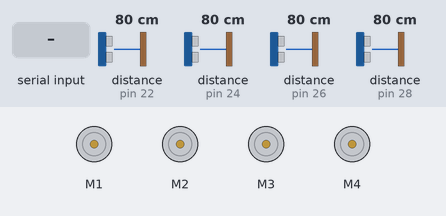
Bench run of a sketch on a simulated Arduino Mega 2560, built with avr-gcc and run on an emulated ATmega2560. On the bench: 4 × DC motor (green arrow = forward, orange = backward, longer = faster). The test bench sets the inputs (shaded band); at power-on: distance to the obstacle (sensors on pin 22, pin 24, pin 26, pin 28) 80 cm. The echo pulse lasts 58.3 µs per cm.

Above: at 1.2 s.
1.3 s: "F" received over Serial
At 1.8 s:
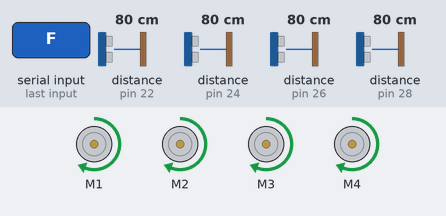
2.8 s: "B" received over Serial
At 4.0 s:
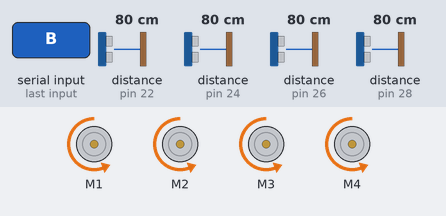
4.3 s: "L" received over Serial
At 5.3 s:
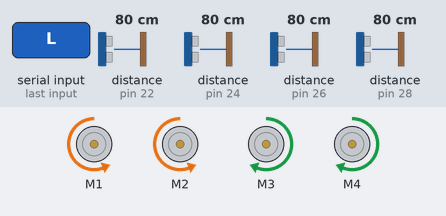
5.8 s: "R" received over Serial
At 6.4 s:
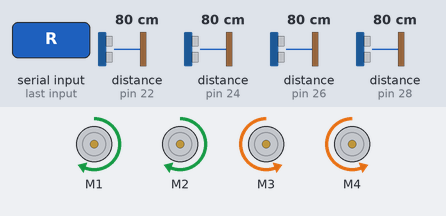
7.3 s: "S" received over Serial
At 8.5 s:
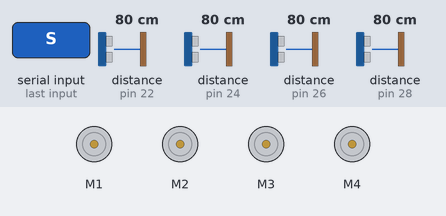
8.8 s: "A" received over Serial
At 9.4 s:
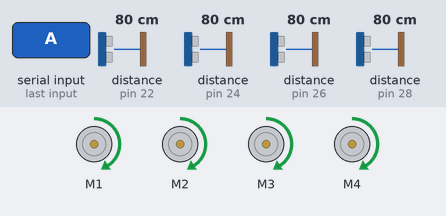
Timing chart, 0 to 11.3 s (numbered marks = the images above; inputs shaded):
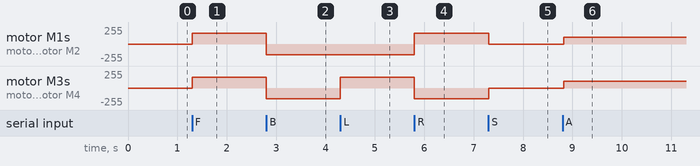

The sketch:

Arduino_Bluetooth_Autonomous_Car.ino
```cpp
#include <AFMotor.h>

// Motor setup
AF_DCMotor motor1(1);
AF_DCMotor motor2(2);
AF_DCMotor motor3(3);
AF_DCMotor motor4(4);

// Ultrasonic sensor pins
const int trigF = 23;
const int echoF = 22;
const int trigL = 27;
const int echoL = 26;
const int trigR = 29;
const int echoR = 28;
const int trigB = 25;
const int echoB = 24;

char command;
bool autonomousModeEnabled = false; // Variable to track autonomous mode

// Function prototypes
void handleCommand(char command);
void forward(int speed = 160);
void backward(int speed = 160);
void turnLeft(int speed = 160);
void turnRight(int speed = 160);
void stop();
void autonomousMode();
int getDistance(int trigPin, int echoPin);

void setup() {
  Serial.begin(9600);
  pinMode(trigF, OUTPUT);
  pinMode(echoF, INPUT);
  pinMode(trigL, OUTPUT);
  pinMode(echoL, INPUT);
  pinMode(trigR, OUTPUT);
  pinMode(echoR, INPUT);
  pinMode(trigB, OUTPUT);
  pinMode(echoB, INPUT);
}

void loop() {
  if (Serial.available() > 0) {
    command = Serial.read();
    handleCommand(command);
  }

  if (autonomousModeEnabled) {
    autonomousMode();
  }
}

void handleCommand(char command) {
  if (command == 'F') {
    forward();
    autonomousModeEnabled = false; // Disable autonomous mode
  } else if (command == 'B') {
    backward();
    autonomousModeEnabled = false; // Disable autonomous mode
  } else if (command == 'L') {
    turnLeft();
    autonomousModeEnabled = false; // Disable autonomous mode
  } else if (command == 'R') {
    turnRight();
    autonomousModeEnabled = false; // Disable autonomous mode
  } else if (command == 'S') {
    stop();
    autonomousModeEnabled = false; // Disable autonomous mode
  } else if (command == 'A') {
    autonomousModeEnabled = true; // Enable autonomous mode
  }
}

void forward(int speed) {
  motor1.setSpeed(speed);
  motor2.setSpeed(speed);
  motor3.setSpeed(speed);
  motor4.setSpeed(speed);
  motor1.run(FORWARD);
  motor2.run(FORWARD);
  motor3.run(FORWARD);
  motor4.run(FORWARD);
}

void backward(int speed) {
  motor1.setSpeed(speed);
  motor2.setSpeed(speed);
  motor3.setSpeed(speed);
  motor4.setSpeed(speed);
  motor1.run(BACKWARD);
  motor2.run(BACKWARD);
  motor3.run(BACKWARD);
  motor4.run(BACKWARD);
}

void turnLeft(int speed) {
  motor1.setSpeed(speed);
  motor2.setSpeed(speed);
  motor3.setSpeed(speed);
  motor4.setSpeed(speed);
  motor1.run(BACKWARD);
  motor2.run(BACKWARD);
  motor3.run(FORWARD);
  motor4.run(FORWARD);
}

void turnRight(int speed) {
  motor1.setSpeed(speed);
  motor2.setSpeed(speed);
  motor3.setSpeed(speed);
  motor4.setSpeed(speed);
  motor1.run(FORWARD);
  motor2.run(FORWARD);
  motor3.run(BACKWARD);
  motor4.run(BACKWARD);
}

void stop() {
  motor1.run(RELEASE);
  motor2.run(RELEASE);
  motor3.run(RELEASE);
  motor4.run(RELEASE);
}

void autonomousMode() {
  int distanceF = getDistance(trigF, echoF);
  int distanceL = getDistance(trigL, echoL);
  int distanceR = getDistance(trigR, echoR);
  int distanceB = getDistance(trigB, echoB);

  // Prüfen, ob ein Hindernis vorne ist
  if (distanceF < 20) {
    stop();
    delay(100); // Verzögerung, um sicherzustellen, dass der Roboter angehalten hat

    // Hindernisvermeidung
    if (distanceR > distanceL && distanceR > 20) {
      turnRight(180);
      delay(300);
    } else if (distanceL > distanceR && distanceL > 20) {
      turnLeft(180);
      delay(300);
    } else if (distanceB > 20) {
      backward(160);
      while (distanceB > 20) {
        distanceB = getDistance(trigB, echoB);
        distanceL = getDistance(trigL, echoL);
        distanceR = getDistance(trigR, echoR);
        if (distanceR > 20 || distanceL > 20) {
          stop();
          delay(100);
          if (distanceR > distanceL) {
            turnRight(180);
          } else {
            turnLeft(180);
          }
          delay(300);
          break;
        }
        delay(100);
      }
      stop();
    } else {
      stop();
    }
  } else {
    adjustDirection(distanceL, distanceR);
    forward(map(distanceF, 20, 160, 64, 160));
  }
}

void adjustDirection(int distanceL, int distanceR) {
  if (distanceL < 20) {
    turnRight(180);
    delay(100);
    forward(160);
  } else if (distanceR < 20) {
    turnLeft(180);
    delay(100);
    forward(160);
  }
}

int getDistance(int trigPin, int echoPin) {
  digitalWrite(trigPin, LOW);
  delayMicroseconds(2);
  digitalWrite(trigPin, HIGH);
  delayMicroseconds(10);
  digitalWrite(trigPin, LOW);
  long duration = pulseIn(echoPin, HIGH);
  int distance = duration * 0.034 / 2;
  return distance;
}
```

Measured:
- after the input at 1.3 s, motor M1–4: stopped → forward 160/255 at once
- after the input at 2.8 s, motor M1–4: forward 160/255 → backward 160/255 at once
- after the input at 4.3 s, motor M3, motor M4: backward 160/255 → forward 160/255 at once
- after the input at 5.8 s, motor M1, motor M2: backward 160/255 → forward 160/255 at once; motor M3, motor M4: forward 160/255 → backward 160/255 at once
- after the input at 7.3 s, motor M1, motor M2: forward 160/255 → stopped at once; motor M3, motor M4: backward 160/255 → stopped at once
- after the input at 8.8 s, motor M1–4: stopped → forward 104/255 at once
